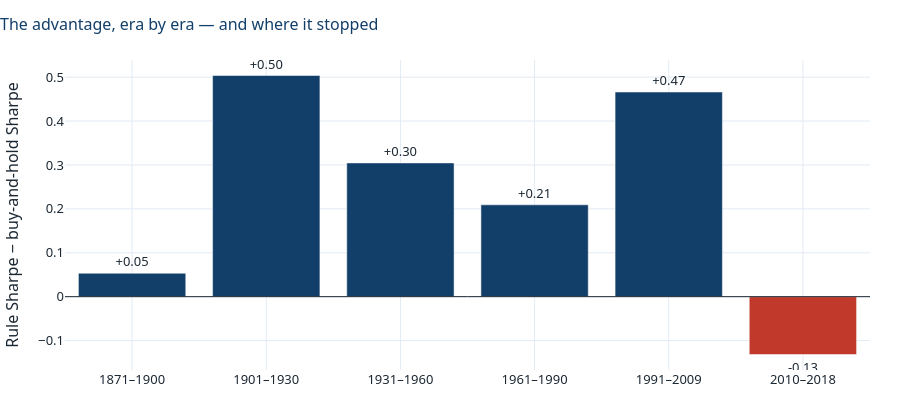

Here is the notebook cell this chart was saved with:
### Markdown cell above
## 9. Did the effect survive?

A last check on the monthly rule, and the reason to be careful about the word "works". Split 148 years into eras and ask whether the advantage over buy-and-hold is present in each.

### Code cell
eras = [("1871–1900", "1871", "1900"), ("1901–1930", "1901", "1930"),
        ("1931–1960", "1931", "1960"), ("1961–1990", "1961", "1990"),
        ("1991–2009", "1991", "2009"), ("2010–2018", "2010", "2018")]
rows = []
for name, lo, hi in eras:
    sl = slice(lo, hi)
    s_rule, s_bh = a.sharpe(wm_bt.net[sl], periods=12), a.sharpe(r_m[sl], periods=12)
    rows.append({"Era": name, "Rule": s_rule, "Buy & hold": s_bh,
                 "Difference": s_rule - s_bh})
era = pd.DataFrame(rows)
print(era.to_string(index=False))

fig = go.Figure()
fig.add_trace(go.Bar(x=era.Era, y=era.Difference,
                     marker_color=[C["navy"] if d > 0 else C["red"]
                                   for d in era.Difference],
                     text=[f"{d:+.2f}" for d in era.Difference],
                     textposition="outside"))
fig.add_hline(y=0, line=dict(color=C["ink"], width=1))
fig.update_yaxes(title="Rule Sharpe − buy-and-hold Sharpe")
style(fig, height=420, legend_top=False,
      title="The advantage, era by era — and where it stopped")
fig.show()

### Figure 1 — Plotly figure (JSON) as saved in the notebook; plotly's stock layout.template omitted (floating-point values rounded to 4 significant figures)
{"data": [{"marker": {"color": ["#123F69", "#123F69", "#123F69", "#123F69", "#123F69", "#C0392B"]}, "text": ["+0.05", "+0.50", "+0.30", "+0.21", "+0.47", "-0.13"], "textposition": "outside", "type": "bar", "x": ["1871–1900", "1901–1930", "1931–1960", "1961–1990", "1991–2009", "2010–2018"], "y": [0.05344, 0.5037, 0.3047, 0.2092, 0.4661, -0.1317]}], "layout": {"colorway": ["#123F69", "#C0392B", "#2E8B6B", "#E8A33D", "#2E7EBB", "#7A8994"], "font": {"color": "#1C2833", "family": "Segoe UI, Helvetica, Arial, sans-serif", "size": 13}, "height": 420, "hoverlabel": {"font": {"size": 12}}, "margin": {"b": 50, "l": 60, "r": 30, "t": 60}, "shapes": [{"line": {"color": "#1C2833", "width": 1}, "type": "line", "x0": 0, "x1": 1, "xref": "x domain", "y0": 0, "y1": 0, "yref": "y"}], "title": {"font": {"color": "#123F69", "size": 16}, "text": "The advantage, era by era — and where it stopped", "x": 0, "xanchor": "left"}, "xaxis": {"gridcolor": "#E2EBF4", "showgrid": true, "zeroline": false}, "yaxis": {"gridcolor": "#E2EBF4", "showgrid": true, "title": {"text": "Rule Sharpe − buy-and-hold Sharpe"}, "zeroline": false}}}
